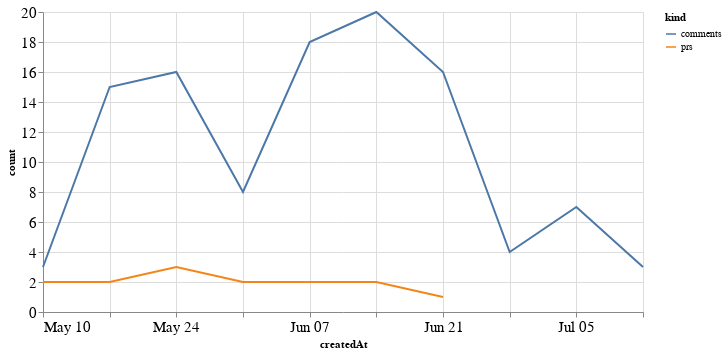

Notebook source saved alongside this figure:
### Code cell
alt.Chart(total_time, width=600).mark_line().encode(
    x='createdAt',
    y='count',
    color='kind'
)

### Figure 1 — Vega-Lite specification as saved in the notebook (floating-point values rounded to 4 significant figures)
{"config": {"axisLeft": {"labelFontSize": 15}, "axisBottom": {"labelFontSize": 15}}, "data": {"name": "data-f8fd118d29b58f37d8ba1eb4eea14b98"}, "mark": "line", "encoding": {"color": {"type": "nominal", "field": "kind"}, "x": {"type": "temporal", "field": "createdAt"}, "y": {"type": "quantitative", "field": "count"}}, "width": 600, "$schema": "https://vega.github.io/schema/vega-lite/v4.8.1.json", "datasets": {"data-f8fd118d29b58f37d8ba1eb4eea14b98": [{"createdAt": "2020-05-10T00:00:00", "kind": "prs", "count": 2.0}, {"createdAt": "2020-05-17T00:00:00", "kind": "prs", "count": 2.0}, {"createdAt": "2020-05-24T00:00:00", "kind": "prs", "count": 3.0}, {"createdAt": "2020-05-31T00:00:00", "kind": "prs", "count": 2.0}, {"createdAt": "2020-06-07T00:00:00", "kind": "prs", "count": 2.0}, {"createdAt": "2020-06-14T00:00:00", "kind": "prs", "count": 2.0}, {"createdAt": "2020-06-21T00:00:00", "kind": "prs", "count": 1.0}, {"createdAt": "2020-06-28T00:00:00", "kind": "prs", "count": null}, {"createdAt": "2020-07-05T00:00:00", "kind": "prs", "count": null}, {"createdAt": "2020-07-12T00:00:00", "kind": "prs", "count": null}, {"createdAt": "2020-05-10T00:00:00", "kind": "comments", "count": 3.0}, {"createdAt": "2020-05-17T00:00:00", "kind": "comments", "count": 15.0}, {"createdAt": "2020-05-24T00:00:00", "kind": "comments", "count": 16.0}, {"createdAt": "2020-05-31T00:00:00", "kind": "comments", "count": 8.0}, {"createdAt": "2020-06-07T00:00:00", "kind": "comments", "count": 18.0}, {"createdAt": "2020-06-14T00:00:00", "kind": "comments", "count": 20.0}, {"createdAt": "2020-06-21T00:00:00", "kind": "comments", "count": 16.0}, {"createdAt": "2020-06-28T00:00:00", "kind": "comments", "count": 4.0}, {"createdAt": "2020-07-05T00:00:00", "kind": "comments", "count": 7.0}, {"createdAt": "2020-07-12T00:00:00", "kind": "comments", "count": 3.0}]}}
